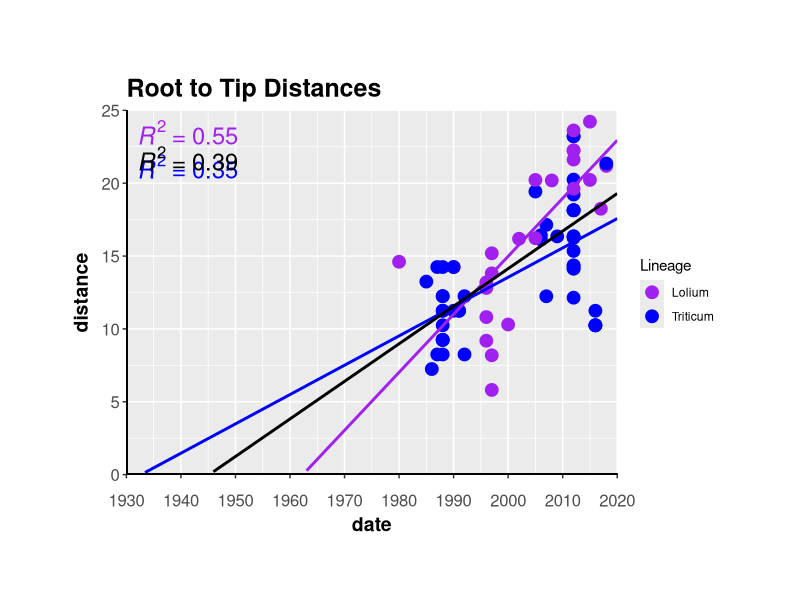

This chart was generated by the following R code:
# Root-to-tip regression

library(ggplot2)
library(ggpubr)

df <- as.data.frame(read.table("Root-to-tip_data_lineages.txt", header = T))

rownames(df) <- sub('_.+$', '', df$tip)

myColors <-(c("purple", "blue"))


p <- ggplot(df, aes(x=date, y=distance, label = rownames(df))) + geom_point(aes(x=date, y=distance, col=lineage), size = 4) +
  geom_smooth(aes(x=date, y=distance, col=lineage), method="lm", se=FALSE, fullrange=TRUE, show.legend = FALSE) +
  stat_regline_equation(label.x=1932, aes(x=date, y=distance, col=lineage, label = ..rr.label..), size = 6, show.legend = FALSE) +
  ggtitle("Root to Tip Distances") +
  scale_color_manual(name = "Lineage", values = myColors, labels = c("Lolium", "Triticum")) +
  scale_x_continuous(expand = c(0, 0), limits=c(1930, 2020), breaks = c(1930, 1940, 1950, 1960, 1970, 1980, 1990, 2000, 2010, 2020)) +
  scale_y_continuous(expand = c(0, 0), limits=c(0, 25)) + 
  #geom_text(size = 2) +
  theme(plot.title = element_text(size = 18, face = "bold"),
        axis.text.x=element_text(size=12, vjust=-2),
        axis.text.y=element_text(size=12),
        axis.title.x=element_text(size = 14, face = "bold", vjust = -2),
        axis.title.y=element_text(size = 14, face = "bold", vjust = 2),
        plot.margin = margin(2,2,2,2, "cm")) +
  geom_segment(aes(x=1930,y=0,xend=2020,yend=0), color = "black") +
  geom_segment(aes(x=1930,y=0,xend=1930,yend=25), color = "black")

p + geom_smooth(aes(x=date, y=distance), color = "black", method="lm", se=FALSE, fullrange=TRUE, show.legend = FALSE) +
  stat_regline_equation(label.x=1932, label.y=21.7, aes(x=date, y=distance, label = ..rr.label..), size = 6, show.legend = FALSE)


    
